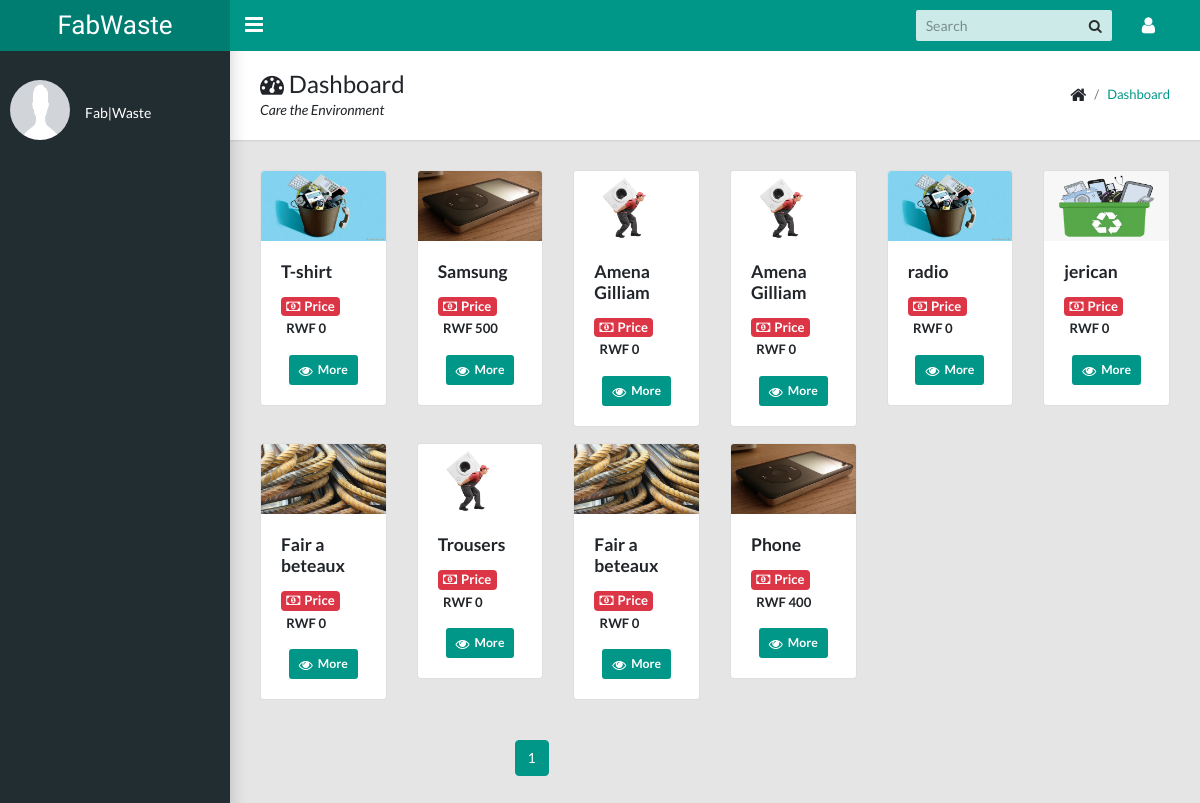
The page /product/ready-for-sold/ on the database its author committed.
### products/models.py (models this page shows, shortened)
class Product(models.Model):
    AVAILABILITY = (
        ('Available', 'Available'),
        ('UnAvailable', 'UnAvailable'),
    )
    STATUS = (
        ('Collected', 'Collected'), ('Requested', 'Requested'),
        ('Pending', 'Pending'), ('Denied', 'Denied'), ('Sold', 'Sold')
    )
    PRO_CATEGORY = (
        ('Published', 'Published'),
        ('Waste', 'Waste')
    )
    user = models.ForeignKey(UsersAccount, on_delete=models.DO_NOTHING)
    category = models.ForeignKey(Category, on_delete=models.DO_NOTHING)
    product_name = models.CharField(max_length=100)
    product_image = models.ImageField(upload_to='media')
    description = models.TextField()
    created_date = models.DateField(auto_now_add=True)
    collected_date = models.DateField()
    quantity = models.IntegerField()
    status = models.CharField(max_length=10, choices=STATUS, default='Pending')
    availability = models.CharField(max_length=20, choices=AVAILABILITY, default='Available')
    available_quantity = models.IntegerField(default=0)
    published = models.BooleanField(default=False)
    pro_category = models.CharField(max_length=20, choices=PRO_CATEGORY, default=None, null=True)
    payed = models.BooleanField(default=False)
    desired_price = models.DecimalField(max_digits=10, decimal_places=0, default=0)
    buying_price = models.DecimalField(max_digits=10, decimal_places=0, default=0)
    selling_price = models.DecimalField(max_digits=10, decimal_places=0, default=0)
    district = models.ForeignKey(District, on_delete=models.SET_NULL, null=True)
    sector = models.CharField(max_length=100)
    cell = models.CharField(max_length=100)
    village = models.CharField(max_length=100)
    road_number = models.CharField(max_length=100, null=True, blank=True)
    house_number = models.CharField(max_length=100, null=True, blank=True)
    location_description = models.TextField(max_length=150, null=True, blank=True)
    class Meta:
        ordering = ['-created_date']

### products/views.py (the view)
# urls.py: path('ready-for-sold/', list_ready_for_sold_products, name='ready_for_sold'),
def list_ready_for_sold_products(request):
    data = Product.objects.filter(availability='Available', pro_category='Published')
    """================= snippets for searching ================"""
    q = ''
    if 'q' in request.GET:
        q = request.GET['q']
        data = Product.objects.filter(
            Q(category__name__icontains=q) | Q(product_name__icontains=q)
        )
    else:
        data = Product.objects.filter(availability='Available', pro_category='Published')
    p = Paginator(data, 12)
    page_number = request.GET.get('page')
    try:
        page_obj = p.get_page(page_number)
    except PageNotAnInteger:
        page_obj = p.page(1)
    except EmptyPage:
        page_obj = p.page(p.num_pages)
    return render(request, 'ready_sold.html', {'data': data, 'page_obj': page_obj, 'q': q})

### templates/ready_sold.html (shortened to what this page needs)
{% extends 'dashboard/dashboard.html' %}
{% block dashboard_content %}
 <main class="app-content">
      <div class="app-title">
        <div>
          <h1><i class="fa fa-dashboard"></i> Dashboard</h1>
          <p>Care the Environment</p>
        </div>
        <ul class="app-breadcrumb breadcrumb">
          <li class="breadcrumb-item"><i class="fa fa-home fa-lg"></i></li>
          <li class="breadcrumb-item"><a href="#">Dashboard</a></li>
        </ul>
      </div>
    <div class="row row-cols-1 row-cols-md-1 g-4">
           {% for dat in page_obj.object_list %}
               <div class="col-2 mb-3">
                <div class="card">
                  <img src="{{dat.product_image.url}}" class="card-img-top" alt="...">
                  <div class="card-body">
                    <h5 class="card-title">{{ dat.product_name }}</h5>
                      <div class="">
                          <h5>
                              <span class="badge bg-danger text-white"><i class="fa fa-money mr-1"></i>Price</span>
                              <span class="badge">RWF {{ dat.buying_price }}</span>
                          </h5>
                      </div>
                      <div class="text-center mt-3">
                          <a href="{% url 'ready_for_sold_details' dat.id %}" class="btn btn-primary btn-sm"><i class="fa fa-eye"></i>More</a>
                      </div>
                  </div>
                </div>
              </div>
               {% empty  %}
               <div class="col-12">
                <div class="alert alert-info text-center" role="alert">
                  <h5>No Result Found for {{ q }}!</h5>
                </div>
               </div>
           {% endfor %}
        </div>
    <div class="row justify-content-center m-4">
        <div class="col-lg-6">
            <div class="bs-component">
              <div>
                <ul class="pagination">
                {% for i in page_obj.paginator.page_range %}
                  {% if page_obj.number == i %}
                  <li class="page-item active"><a class="page-link" href="#">{{ i }}</a></li>
                 {% else %}
                  <li class="page-item"><a class="page-link" href="?page={{ i }}">{{ i }}</a></li>
                  {% endif %}
                {% endfor %}
                </ul>
              </div>
            </div>
          </div>
        </div>
 </main>
{% endblock %}

### rows shown on the page
Product: product_image (picture), product_name "T-shirt", buying_price "0"
Product: product_image (picture), product_name "Samsung", buying_price "500"
Product: product_image (picture), product_name "Amena Gilliam", buying_price "0"
Product: product_image (picture), product_name "Amena Gilliam", buying_price "0"
Product: product_image (picture), product_name "radio", buying_price "0"
Product: product_image (picture), product_name "jerican", buying_price "0"
Product: product_image (picture), product_name "Fair a beteaux", buying_price "0"
Product: product_image (picture), product_name "Trousers", buying_price "0"
Product: product_image (picture), product_name "Fair a beteaux", buying_price "0"
Product: product_image (picture), product_name "Phone", buying_price "400"

### other values the page prints
{{ i }} "1"
